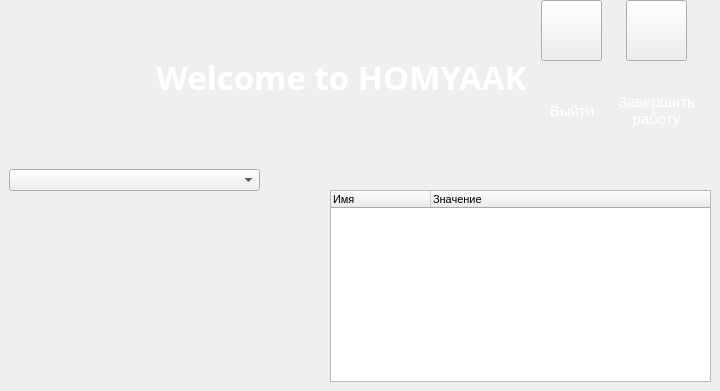
          <widget class="QWidget" name="tab_1">
           <property name="font">
            <font>
             <pointsize>8</pointsize>
            </font>
           </property>
           <attribute name="title">
            <string/>
           </attribute>
           <widget class="QComboBox" name="comboBox_2">
            <property name="geometry">
             <rect>
              <x>9</x>
              <y>169</y>
              <width>251</width>
              <height>22</height>
             </rect>
            </property>
           </widget>
           <widget class="QTreeWidget" name="treeWidget_6">
            <property name="geometry">
             <rect>
              <x>330</x>
              <y>190</y>
              <width>381</width>
              <height>192</height>
             </rect>
            </property>
            <column>
             <property name="text">
              <string>Имя</string>
             </property>
            </column>
            <column>
             <property name="text">
              <string>Значение</string>
             </property>
            </column>
           </widget>
           <widget class="QWidget" name="layoutWidget">
            <property name="geometry">
             <rect>
              <x>0</x>
              <y>0</y>
              <width>696</width>
              <height>154</height>
             </rect>
            </property>
            <layout class="QHBoxLayout" name="horizontalLayout_17">
             <item>
              <layout class="QHBoxLayout" name="horizontalLayout_12">
               <item>
                <widget class="QLabel" name="label_15">
                 <property name="sizePolicy">
                  <sizepolicy hsizetype="Fixed" vsizetype="Fixed">
                   <horstretch>0</horstretch>
                   <verstretch>0</verstretch>
                  </sizepolicy>
                 </property>
                 <property name="minimumSize">
                  <size>
                   <width>150</width>
                   <height>150</height>
                  </size>
                 </property>
                 <property name="maximumSize">
                  <size>
                   <width>150</width>
                   <height>150</height>
                  </size>
                 </property>
                 <property name="text">
                  <string/>
                 </property>
                 <property name="pixmap">
                  <pixmap>../Data/Icons/логотип без надписи.png</pixmap>
                 </property>
                 <property name="scaledContents">
                  <bool>true</bool>
                 </property>
                 <property name="alignment">
                  <set>Qt::AlignCenter</set>
                 </property>
                </widget>
               </item>
               <item>
                <widget class="QLabel" name="label_16">
                 <property name="font">
                  <font>
                   <family>Gill Sans Nova Cond Ultra Bold</family>
                   <pointsize>25</pointsize>
                   <weight>75</weight>
                   <bold>true</bold>
                  </font>
                 </property>
                 <property name="styleSheet">
                  <string notr="true">font-family: &quot;Gill Sans Nova Cond Ultra Bold&quot;, sans-serif;
  font-weight: bold;
color: white;</string>
                 </property>
                 <property name="text">
                  <string>Welcome to HOMYAAK</string>
                 </property>
                </widget>
               </item>
              </layout>
             </item>
             <item>
              <spacer name="horizontalSpacer_25">
               <property name="orientation">
                <enum>Qt::Horizontal</enum>
               </property>
               <property name="sizeHint" stdset="0">
                <size>
                 <width>40</width>
                 <height>20</height>
                </size>
               </property>
              </spacer>
             </item>
             <item>
              <layout class="QHBoxLayout" name="horizontalLayout_8">
               <item>
                <layout class="QVBoxLayout" name="verticalLayout_13">
                 <property name="sizeConstraint">
                  <enum>QLayout::SetFixedSize</enum>
                 </property>
                 <item>
                  <layout class="QHBoxLayout" name="horizontalLayout_7">
                   <item>
                    <spacer name="horizontalSpacer_11">
                     <property name="orientation">
                      <enum>Qt::Horizontal</enum>
                     </property>
                     <property name="sizeHint" stdset="0">
                      <size>
                       <width>40</width>
                       <height>20</height>
                      </size>
                     </property>
                    </spacer>
                   </item>
                   <item>
                    <widget class="QPushButton" name="pushButton_14">
                     <property name="sizePolicy">
                      <sizepolicy hsizetype="Fixed" vsizetype="Fixed">
                       <horstretch>61</horstretch>
                       <verstretch>61</verstretch>
                      </sizepolicy>
                     </property>
                     <property name="minimumSize">
                      <size>
                       <width>61</width>
                       <height>61</height>
                      </size>
                     </property>
                     <property name="font">
                      <font>
                       <pointsize>11</pointsize>
                      </font>
                     </property>
                     <property name="styleSheet">
                      <string notr="true"/>
                     </property>
                     <property name="text">
                      <string/>
                     </property>
                     <property name="icon">
                      <iconset>
                       <normaloff>../Data/Icons/exitAccount.png</normaloff>../Data/Icons/exitAccount.png</iconset>
                     </property>
                     <property name="iconSize">
                      <size>
                       <width>40</width>
                       <height>40</height>
                      </size>
                     </property>
                    </widget>
                   </item>
                   <item>
                    <spacer name="horizontalSpacer_12">
                     <property name="orientation">
                      <enum>Qt::Horizontal</enum>
                     </property>
                     <property name="sizeHint" stdset="0">
                      <size>
                       <width>40</width>
                       <height>20</height>
                      </size>
                     </property>
                    </spacer>
                   </item>
                  </layout>
                 </item>
                 <item>
                  <widget class="QLabel" name="label_13">
                   <property name="font">
                    <font>
                     <pointsize>11</pointsize>
                    </font>
                   </property>
                   <property name="styleSheet">
                    <string notr="true">color: white;</string>
                   </property>
                   <property name="text">
                    <string>Выйти</string>
                   </property>
                   <property name="alignment">
                    <set>Qt::AlignCenter</set>
                   </property>
                   <property name="wordWrap">
                    <bool>true</bool>
                   </property>
                  </widget>
                 </item>
                </layout>
               </item>
               <item>
                <layout class="QVBoxLayout" name="verticalLayout_12">
                 <property name="sizeConstraint">
                  <enum>QLayout::SetFixedSize</enum>
                 </property>
                 <item>
                  <layout class="QHBoxLayout" name="horizontalLayout_6">
                   <item>
                    <spacer name="horizontalSpacer_10">
                     <property name="orientation">
                      <enum>Qt::Horizontal</enum>
                     </property>
                     <property name="sizeHint" stdset="0">
                      <size>
                       <width>40</width>
                       <height>20</height>
                      </size>
                     </property>
                    </spacer>
                   </item>
                   <item>
                    <widget class="QPushButton" name="pushButton_15">
                     <property name="sizePolicy">
                      <sizepolicy hsizetype="Fixed" vsizetype="Fixed">
                       <horstretch>61</horstretch>
                       <verstretch>61</verstretch>
                      </sizepolicy>
                     </property>
                     <property name="minimumSize">
                      <size>
                       <width>61</width>
                       <height>61</height>
                      </size>
                     </property>
                     <property name="maximumSize">
                      <size>
                       <width>16777215</width>
                       <height>16777215</height>
                      </size>
                     </property>
                     <property name="font">
                      <font>
                       <pointsize>11</pointsize>
                      </font>
                     </property>
                     <property name="layoutDirection">
                      <enum>Qt::LeftToRight</enum>
                     </property>
                     <property name="styleSheet">
                      <string notr="true"/>
                     </property>
                     <property name="text">
                      <string/>
                     </property>
                     <property name="icon">
                      <iconset>
                       <normaloff>../Data/Icons/exit.png</normaloff>../Data/Icons/exit.png</iconset>
                     </property>
                     <property name="iconSize">
                      <size>
                       <width>40</width>
                       <height>40</height>
                      </size>
                     </property>
                    </widget>
                   </item>
                   <item>
                    <spacer name="horizontalSpacer_9">
                     <property name="orientation">
                      <enum>Qt::Horizontal</enum>
                     </property>
                     <property name="sizeHint" stdset="0">
                      <size>
                       <width>40</width>
                       <height>20</height>
                      </size>
                     </property>
                    </spacer>
                   </item>
                  </layout>
                 </item>
                 <item>
                  <widget class="QLabel" name="label_12">
                   <property name="sizePolicy">
                    <sizepolicy hsizetype="Preferred" vsizetype="Preferred">
                     <horstretch>0</horstretch>
                     <verstretch>0</verstretch>
                    </sizepolicy>
                   </property>
                   <property name="font">
                    <font>
                     <pointsize>11</pointsize>
                    </font>
                   </property>
                   <property name="styleSheet">
                    <string notr="true">color: white;</string>
                   </property>
                   <property name="text">
                    <string>Завершить работу</string>
                   </property>
                   <property name="alignment">
                    <set>Qt::AlignCenter</set>
                   </property>
                   <property name="wordWrap">
                    <bool>true</bool>
                   </property>
                  </widget>
                 </item>
                </layout>
               </item>
              </layout>
             </item>
            </layout>
           </widget>
          </widget>
